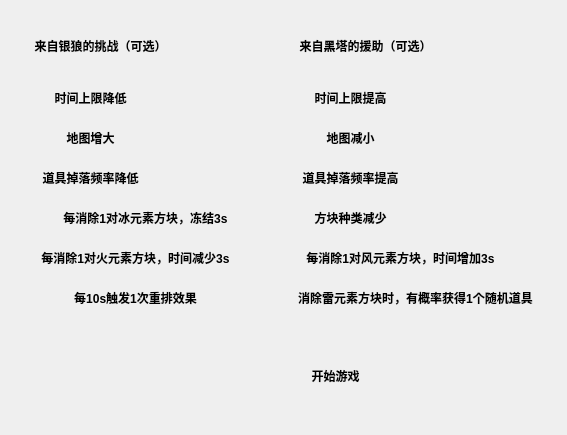
<?xml version="1.0" encoding="UTF-8"?>
<ui version="4.0">
 <class>SubMenu</class>
 <widget class="QWidget" name="SubMenu">
  <property name="geometry">
   <rect>
    <x>0</x>
    <y>0</y>
    <width>567</width>
    <height>435</height>
   </rect>
  </property>
  <property name="windowTitle">
   <string>Form</string>
  </property>
  <widget class="QLabel" name="label">
   <property name="geometry">
    <rect>
     <x>30</x>
     <y>30</y>
     <width>141</width>
     <height>31</height>
    </rect>
   </property>
   <property name="font">
    <font>
     <weight>75</weight>
     <bold>true</bold>
    </font>
   </property>
   <property name="text">
    <string>来自银狼的挑战（可选）</string>
   </property>
   <property name="alignment">
    <set>Qt::AlignCenter</set>
   </property>
  </widget>
  <widget class="QLabel" name="label2">
   <property name="geometry">
    <rect>
     <x>30</x>
     <y>90</y>
     <width>121</width>
     <height>16</height>
    </rect>
   </property>
   <property name="font">
    <font>
     <weight>75</weight>
     <bold>true</bold>
    </font>
   </property>
   <property name="text">
    <string>时间上限降低</string>
   </property>
   <property name="alignment">
    <set>Qt::AlignCenter</set>
   </property>
  </widget>
  <widget class="QLabel" name="label3">
   <property name="geometry">
    <rect>
     <x>30</x>
     <y>130</y>
     <width>121</width>
     <height>16</height>
    </rect>
   </property>
   <property name="font">
    <font>
     <weight>75</weight>
     <bold>true</bold>
    </font>
   </property>
   <property name="text">
    <string>地图增大</string>
   </property>
   <property name="alignment">
    <set>Qt::AlignCenter</set>
   </property>
  </widget>
  <widget class="QLabel" name="label4">
   <property name="geometry">
    <rect>
     <x>30</x>
     <y>170</y>
     <width>121</width>
     <height>16</height>
    </rect>
   </property>
   <property name="font">
    <font>
     <weight>75</weight>
     <bold>true</bold>
    </font>
   </property>
   <property name="text">
    <string>道具掉落频率降低</string>
   </property>
   <property name="alignment">
    <set>Qt::AlignCenter</set>
   </property>
  </widget>
  <widget class="QLabel" name="label5">
   <property name="geometry">
    <rect>
     <x>30</x>
     <y>210</y>
     <width>231</width>
     <height>16</height>
    </rect>
   </property>
   <property name="font">
    <font>
     <weight>75</weight>
     <bold>true</bold>
    </font>
   </property>
   <property name="text">
    <string>每消除1对冰元素方块，冻结3s</string>
   </property>
   <property name="alignment">
    <set>Qt::AlignCenter</set>
   </property>
  </widget>
  <widget class="QLabel" name="label6">
   <property name="geometry">
    <rect>
     <x>30</x>
     <y>250</y>
     <width>211</width>
     <height>16</height>
    </rect>
   </property>
   <property name="font">
    <font>
     <weight>75</weight>
     <bold>true</bold>
    </font>
   </property>
   <property name="text">
    <string>每消除1对火元素方块，时间减少3s</string>
   </property>
   <property name="alignment">
    <set>Qt::AlignCenter</set>
   </property>
  </widget>
  <widget class="QLabel" name="label7">
   <property name="geometry">
    <rect>
     <x>30</x>
     <y>290</y>
     <width>211</width>
     <height>16</height>
    </rect>
   </property>
   <property name="font">
    <font>
     <weight>75</weight>
     <bold>true</bold>
    </font>
   </property>
   <property name="text">
    <string>每10s触发1次重排效果</string>
   </property>
   <property name="alignment">
    <set>Qt::AlignCenter</set>
   </property>
  </widget>
  <widget class="QLabel" name="label8">
   <property name="geometry">
    <rect>
     <x>290</x>
     <y>30</y>
     <width>151</width>
     <height>31</height>
    </rect>
   </property>
   <property name="font">
    <font>
     <weight>75</weight>
     <bold>true</bold>
    </font>
   </property>
   <property name="text">
    <string>来自黑塔的援助（可选）</string>
   </property>
   <property name="alignment">
    <set>Qt::AlignCenter</set>
   </property>
  </widget>
  <widget class="QLabel" name="label9">
   <property name="geometry">
    <rect>
     <x>290</x>
     <y>90</y>
     <width>121</width>
     <height>16</height>
    </rect>
   </property>
   <property name="font">
    <font>
     <weight>75</weight>
     <bold>true</bold>
    </font>
   </property>
   <property name="text">
    <string>时间上限提高</string>
   </property>
   <property name="alignment">
    <set>Qt::AlignCenter</set>
   </property>
  </widget>
  <widget class="QLabel" name="label10">
   <property name="geometry">
    <rect>
     <x>290</x>
     <y>130</y>
     <width>121</width>
     <height>16</height>
    </rect>
   </property>
   <property name="font">
    <font>
     <weight>75</weight>
     <bold>true</bold>
    </font>
   </property>
   <property name="text">
    <string>地图减小</string>
   </property>
   <property name="alignment">
    <set>Qt::AlignCenter</set>
   </property>
  </widget>
  <widget class="QLabel" name="label11">
   <property name="geometry">
    <rect>
     <x>290</x>
     <y>170</y>
     <width>121</width>
     <height>16</height>
    </rect>
   </property>
   <property name="font">
    <font>
     <weight>75</weight>
     <bold>true</bold>
    </font>
   </property>
   <property name="text">
    <string>道具掉落频率提高</string>
   </property>
   <property name="alignment">
    <set>Qt::AlignCenter</set>
   </property>
  </widget>
  <widget class="QLabel" name="label12">
   <property name="geometry">
    <rect>
     <x>290</x>
     <y>210</y>
     <width>121</width>
     <height>16</height>
    </rect>
   </property>
   <property name="font">
    <font>
     <weight>75</weight>
     <bold>true</bold>
    </font>
   </property>
   <property name="text">
    <string>方块种类减少</string>
   </property>
   <property name="alignment">
    <set>Qt::AlignCenter</set>
   </property>
  </widget>
  <widget class="QLabel" name="label13">
   <property name="geometry">
    <rect>
     <x>290</x>
     <y>250</y>
     <width>221</width>
     <height>16</height>
    </rect>
   </property>
   <property name="font">
    <font>
     <weight>75</weight>
     <bold>true</bold>
    </font>
   </property>
   <property name="text">
    <string>每消除1对风元素方块，时间增加3s</string>
   </property>
   <property name="alignment">
    <set>Qt::AlignCenter</set>
   </property>
  </widget>
  <widget class="QLabel" name="label14">
   <property name="geometry">
    <rect>
     <x>290</x>
     <y>290</y>
     <width>251</width>
     <height>16</height>
    </rect>
   </property>
   <property name="font">
    <font>
     <weight>75</weight>
     <bold>true</bold>
    </font>
   </property>
   <property name="text">
    <string>消除雷元素方块时，有概率获得1个随机道具</string>
   </property>
   <property name="alignment">
    <set>Qt::AlignCenter</set>
   </property>
  </widget>
  <widget class="QPushButton" name="pushButton2">
   <property name="geometry">
    <rect>
     <x>200</x>
     <y>130</y>
     <width>80</width>
     <height>20</height>
    </rect>
   </property>
   <property name="text">
    <string/>
   </property>
   <property name="flat">
    <bool>true</bool>
   </property>
  </widget>
  <widget class="QPushButton" name="pushButton3">
   <property name="geometry">
    <rect>
     <x>200</x>
     <y>170</y>
     <width>80</width>
     <height>20</height>
    </rect>
   </property>
   <property name="text">
    <string/>
   </property>
   <property name="flat">
    <bool>true</bool>
   </property>
  </widget>
  <widget class="QPushButton" name="pushButton4">
   <property name="geometry">
    <rect>
     <x>210</x>
     <y>210</y>
     <width>80</width>
     <height>20</height>
    </rect>
   </property>
   <property name="text">
    <string/>
   </property>
   <property name="flat">
    <bool>true</bool>
   </property>
  </widget>
  <widget class="QPushButton" name="pushButton">
   <property name="geometry">
    <rect>
     <x>200</x>
     <y>90</y>
     <width>80</width>
     <height>20</height>
    </rect>
   </property>
   <property name="text">
    <string/>
   </property>
   <property name="flat">
    <bool>true</bool>
   </property>
  </widget>
  <widget class="QPushButton" name="pushButton5">
   <property name="geometry">
    <rect>
     <x>200</x>
     <y>270</y>
     <width>80</width>
     <height>20</height>
    </rect>
   </property>
   <property name="text">
    <string/>
   </property>
   <property name="flat">
    <bool>true</bool>
   </property>
  </widget>
  <widget class="QPushButton" name="pushButton6">
   <property name="geometry">
    <rect>
     <x>200</x>
     <y>310</y>
     <width>80</width>
     <height>20</height>
    </rect>
   </property>
   <property name="text">
    <string/>
   </property>
   <property name="flat">
    <bool>true</bool>
   </property>
  </widget>
  <widget class="QPushButton" name="pushButton7">
   <property name="geometry">
    <rect>
     <x>410</x>
     <y>100</y>
     <width>80</width>
     <height>20</height>
    </rect>
   </property>
   <property name="text">
    <string/>
   </property>
   <property name="flat">
    <bool>true</bool>
   </property>
  </widget>
  <widget class="QPushButton" name="pushButton8">
   <property name="geometry">
    <rect>
     <x>410</x>
     <y>140</y>
     <width>80</width>
     <height>20</height>
    </rect>
   </property>
   <property name="text">
    <string/>
   </property>
   <property name="flat">
    <bool>true</bool>
   </property>
  </widget>
  <widget class="QPushButton" name="pushButton9">
   <property name="geometry">
    <rect>
     <x>420</x>
     <y>180</y>
     <width>80</width>
     <height>20</height>
    </rect>
   </property>
   <property name="text">
    <string/>
   </property>
   <property name="flat">
    <bool>true</bool>
   </property>
  </widget>
  <widget class="QPushButton" name="pushButton10">
   <property name="geometry">
    <rect>
     <x>400</x>
     <y>210</y>
     <width>80</width>
     <height>20</height>
    </rect>
   </property>
   <property name="text">
    <string/>
   </property>
   <property name="flat">
    <bool>true</bool>
   </property>
  </widget>
  <widget class="QPushButton" name="pushButton11">
   <property name="geometry">
    <rect>
     <x>490</x>
     <y>250</y>
     <width>71</width>
     <height>21</height>
    </rect>
   </property>
   <property name="text">
    <string/>
   </property>
   <property name="flat">
    <bool>true</bool>
   </property>
  </widget>
  <widget class="QPushButton" name="pushButton12">
   <property name="geometry">
    <rect>
     <x>470</x>
     <y>310</y>
     <width>71</width>
     <height>21</height>
    </rect>
   </property>
   <property name="text">
    <string/>
   </property>
   <property name="flat">
    <bool>true</bool>
   </property>
  </widget>
  <widget class="QLabel" name="labelStart">
   <property name="geometry">
    <rect>
     <x>290</x>
     <y>360</y>
     <width>91</width>
     <height>31</height>
    </rect>
   </property>
   <property name="font">
    <font>
     <weight>75</weight>
     <bold>true</bold>
    </font>
   </property>
   <property name="text">
    <string>开始游戏</string>
   </property>
   <property name="alignment">
    <set>Qt::AlignCenter</set>
   </property>
  </widget>
  <widget class="QPushButton" name="startButton">
   <property name="geometry">
    <rect>
     <x>440</x>
     <y>370</y>
     <width>80</width>
     <height>20</height>
    </rect>
   </property>
   <property name="text">
    <string/>
   </property>
   <property name="flat">
    <bool>true</bool>
   </property>
  </widget>
 </widget>
 <resources/>
 <connections/>
</ui>
